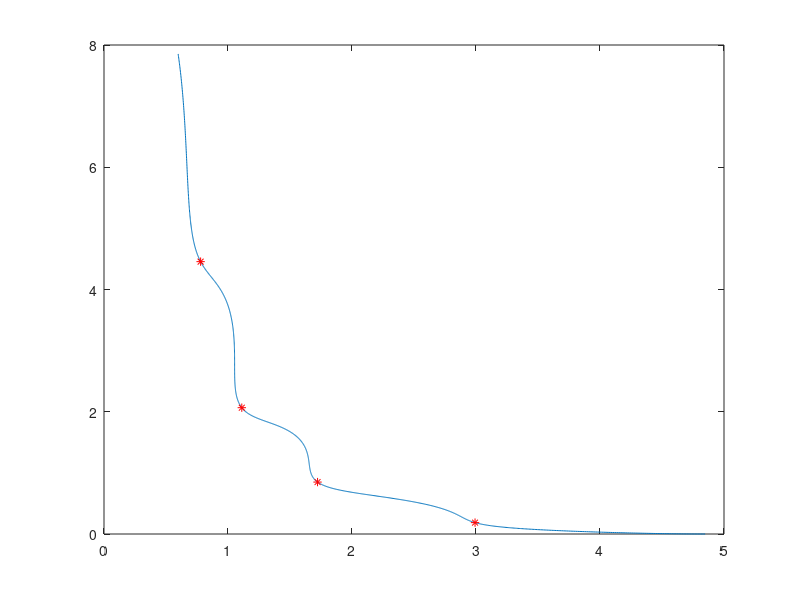

Recreate this plot in MATLAB. (Note: this script raises an error after producing the figure.)
clc;
clear all;
K=4;
S=1;
x=0:0.001:1;
m1 = 5+10.*(x-0.5).*(x-0.5)+cos(2.*K.*pi.*x).*power(2,S./2)./K;
f1 = m1.*(sin(x.*pi./power(2,S+1)+(1+(power(2,S)-1)./(power(2,S+2))).*pi)+1);
f2 = m1.*(cos(pi+x.*pi./2)+1);
plot(f1,f2);
hold on;
%% find the index of the minima  
[~,N] = size(x); %% the size of x
index = round(N/K); %% there are two minima of the knee function. 
[mm,mxid] = min(m1(1,1:index));
[mm2,mxid2] = min(m1(1,index:2*index));
[mm3,mxid3] = min(m1(1,2*index:3*index));
[mm4,mxid4] = min(m1(1,3*index:N));
xknee = [];
minx = x(mxid);
minx2 = x(mxid2+index-1);
minx3 = x(mxid3+2*index-1);
minx4 = x(mxid4+3*index-1);
xknee =[xknee;minx;minx2;minx3;minx4];
PopObj = zeros(4,2);
for i=1:4
    m1 = 5+10.*(xknee(i,1)-0.5).*(xknee(i,1)-0.5)+cos(2.*K.*pi.*xknee(i,1)).*power(2,S./2)./K
    f1 = m1.*(sin(xknee(i,1).*pi./power(2,S+1)+(1+(power(2,S)-1)./(power(2,S+2))).*pi)+1);
    f2 = m1.*(cos(pi+xknee(i,1).*pi./2)+1);
    PopObj(i,1) = f1;
    PopObj(i,2) = f2;
% %     plot(f1,f2,'*');
% %     plot(xknee(i,1),m1,'*');
    hold on;
end
plot(PopObj(:,1),PopObj(:,2),'r*');
saveKnee('DO2DK-',PopObj,K);
